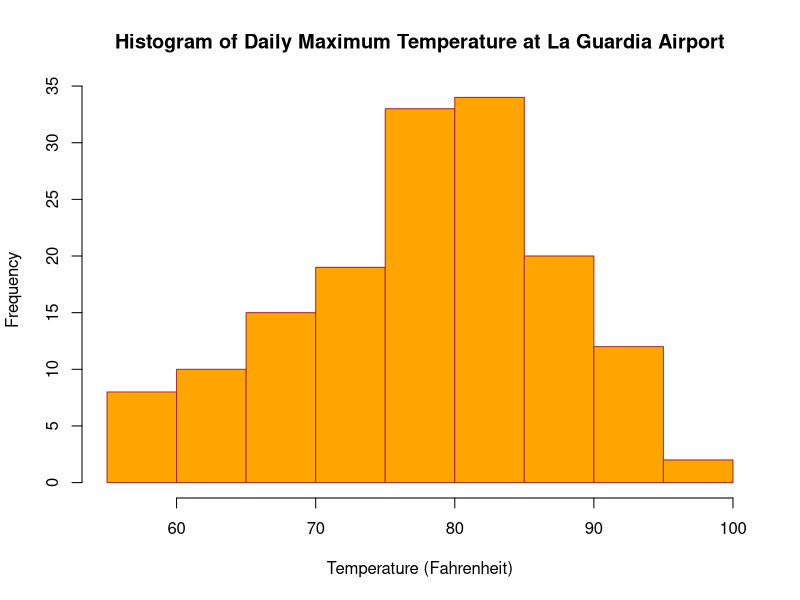
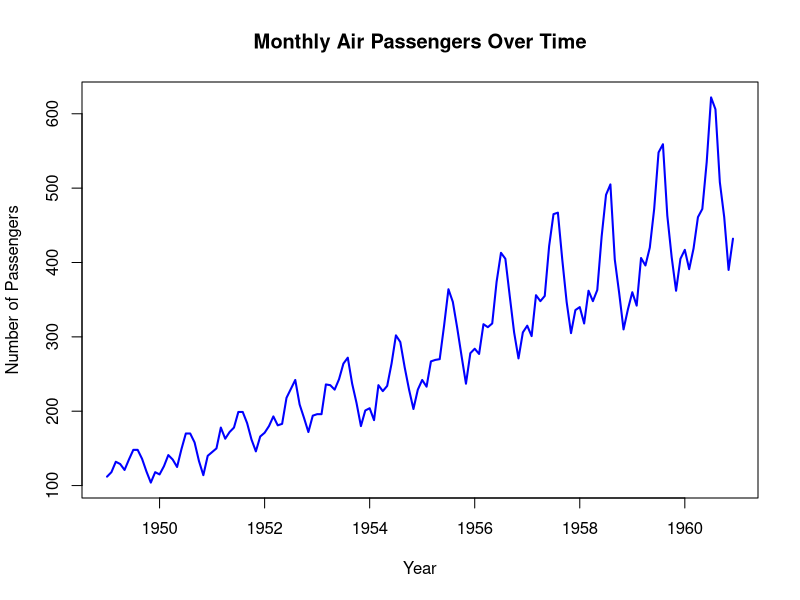

These figures' R source, in order:
# Part (a) - Histogram for La Guardia Airport’s Daily Maximum Temperature

# Load the airquality dataset
data("airquality")

# View the structure
head(airquality)

# Plot a histogram for Temperature
hist(airquality$Temp,
     main = "Histogram of Daily Maximum Temperature at La Guardia Airport",
     xlab = "Temperature (Fahrenheit)",
     col = "orange",
     border = "brown")

# Part (b) - Line Chart for AirPassengers Data

# Load the AirPassengers dataset
data("AirPassengers")

# View the first few records
head(AirPassengers)

# Plot the line chart
plot(AirPassengers,
     main = "Monthly Air Passengers Over Time",
     xlab = "Year",
     ylab = "Number of Passengers",
     type = "l",
     col = "blue",
     lwd = 2) # Line width for better visualization